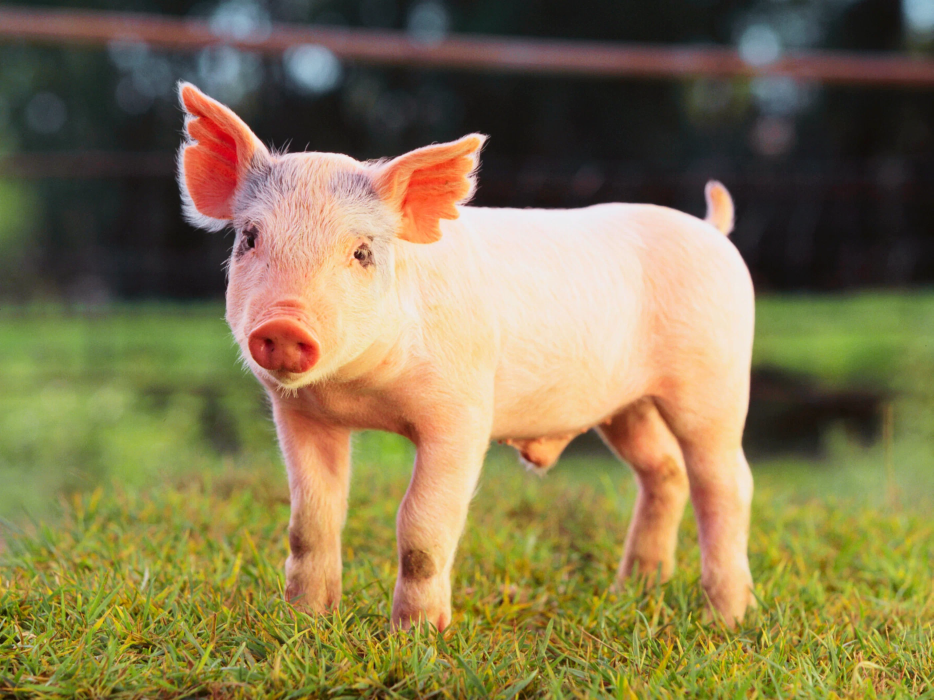
#> input picture frontend/assets/pig.png, 2800 x 2100 px, found by its file name (shown at 1/3 size)
$ python _fix_pig.py
#> lines starting #> are read from the running program, lines starting #| are printed output that depends on the picture
"""Convierte pig.png (que es webp disfrazado) a PNG real,
redimensionado a 400x400 para no pesar tanto.
Tambien elimina icono2.jpg que ya no se usa."""
import os
from PIL import Image

ASSETS = r"C:\Users\Luis\OneDrive\Escritorio\AppBiologia\frontend\assets"

# Fix pig.png: cargar como lo que es (webp), guardar como png real
pig_path = os.path.join(ASSETS, "pig.png")
img = Image.open(pig_path)
#> img is the input picture: PIL image 2800x2100 RGB; mean R, G, B 133, 119.8, 79
print(f"pig.png actual: formato={img.format}, tam={img.size}, modo={img.mode}")
#| pig.png actual: formato=WEBP, tam=(2800, 2100), modo=RGB
img = img.convert("RGB")  # PNG no soporta CMYK
img = img.resize((400, 400), Image.LANCZOS)
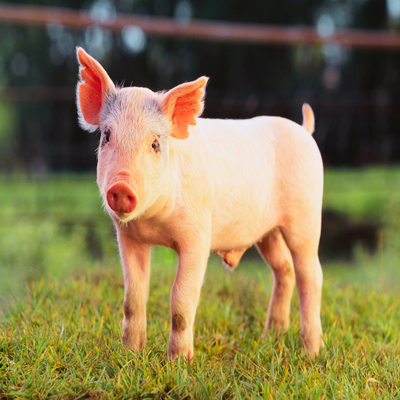
#> img: PIL image 400x400 RGB; mean R, G, B 133, 119.8, 79
img.save(pig_path, "PNG", optimize=True)
print(f"pig.png nuevo: tam=400x400, modo=RGB")

# Borra icono2.jpg (no se usa, era webp disfrazado de jpg)
icono2 = os.path.join(ASSETS, "icono2.jpg")
if os.path.exists(icono2):
    os.remove(icono2)
    print("Eliminado icono2.jpg (no se usaba)")

# Verificacion final
import subprocess
subprocess.run(["python", os.path.join(ASSETS, "_check.py")])
